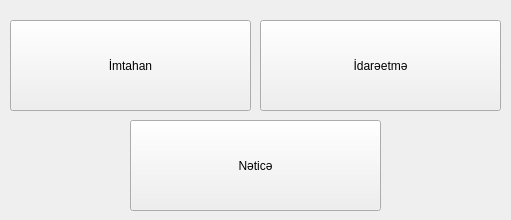
<?xml version="1.0" encoding="UTF-8"?>
<ui version="4.0">
 <class>MainWindow</class>
 <widget class="QMainWindow" name="MainWindow">
  <property name="geometry">
   <rect>
    <x>0</x>
    <y>0</y>
    <width>511</width>
    <height>220</height>
   </rect>
  </property>
  <property name="windowTitle">
   <string>Test</string>
  </property>
  <widget class="QWidget" name="centralWidget">
   <widget class="QPushButton" name="pushButton">
    <property name="geometry">
     <rect>
      <x>10</x>
      <y>20</y>
      <width>241</width>
      <height>91</height>
     </rect>
    </property>
    <property name="focusPolicy">
     <enum>Qt::NoFocus</enum>
    </property>
    <property name="styleSheet">
     <string notr="true">font: 75 26pt &quot;DejaVu Sans Mono&quot;;</string>
    </property>
    <property name="text">
     <string>İmtahan</string>
    </property>
   </widget>
   <widget class="QPushButton" name="pushButton_2">
    <property name="geometry">
     <rect>
      <x>260</x>
      <y>20</y>
      <width>241</width>
      <height>91</height>
     </rect>
    </property>
    <property name="focusPolicy">
     <enum>Qt::NoFocus</enum>
    </property>
    <property name="styleSheet">
     <string notr="true">font: 75 26pt &quot;DejaVu Sans Mono&quot;;</string>
    </property>
    <property name="text">
     <string>İdarəetmə</string>
    </property>
   </widget>
   <widget class="QPushButton" name="pushButton_3">
    <property name="geometry">
     <rect>
      <x>130</x>
      <y>120</y>
      <width>251</width>
      <height>91</height>
     </rect>
    </property>
    <property name="focusPolicy">
     <enum>Qt::NoFocus</enum>
    </property>
    <property name="styleSheet">
     <string notr="true">font: 75 26pt &quot;DejaVu Sans Mono&quot;;</string>
    </property>
    <property name="text">
     <string>Nəticə</string>
    </property>
   </widget>
  </widget>
 </widget>
 <layoutdefault spacing="6" margin="11"/>
 <resources/>
 <connections/>
</ui>
